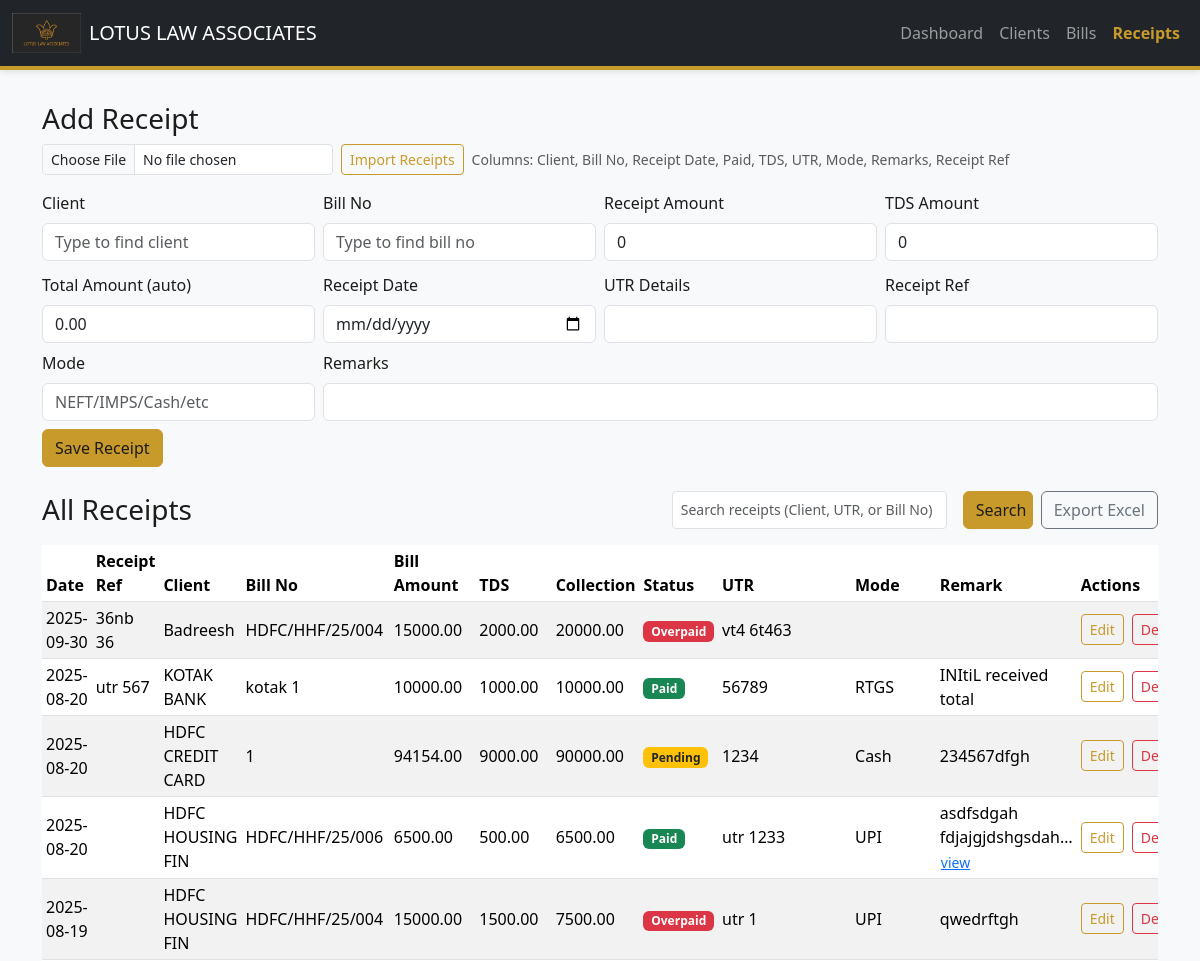
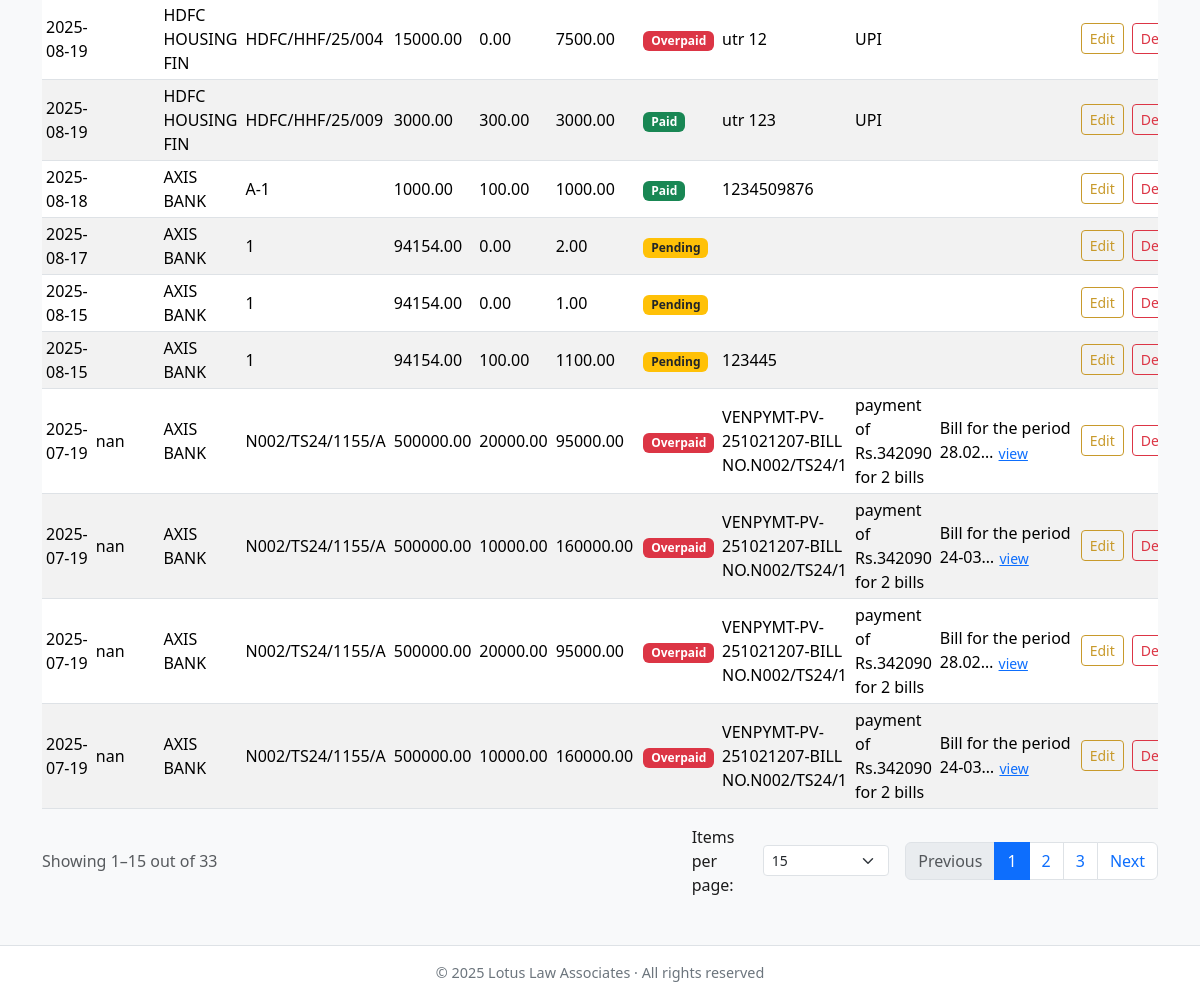
Page /receipts on the committed database (2 pictures, top to bottom).
### app.py (models this page shows)
class Bill(db.Model):
    id = db.Column(db.Integer, primary_key=True)
    bill_no = db.Column(db.String(100), unique=True, nullable=False, index=True)
    bill_date = db.Column(db.Date, nullable=False)
    client_id = db.Column(db.Integer, db.ForeignKey('client.id'), nullable=False, index=True)
    amount = db.Column(db.Float, nullable=False)
    description = db.Column(db.String(50000), nullable=True)
    remarks = db.Column(db.String(50000), nullable=True)
    Subject = db.Column(db.String(255), nullable=True)
    client = db.relationship('Client', backref=db.backref('bills', lazy=True))

class Receipt(db.Model):
    id = db.Column(db.Integer, primary_key=True)
    receipt_ref = db.Column(db.String(100), nullable=True, index=True)
    receipt_date = db.Column(db.Date, nullable=False)
    client_id = db.Column(db.Integer, db.ForeignKey('client.id'), nullable=False, index=True)
    bill_no = db.Column(db.String(100), nullable=True, index=True)
    tds_amt = db.Column(db.Float, nullable=True, default=0.0)
    collection_amount = db.Column(db.Float, nullable=False)
    utr_details = db.Column(db.String(255), nullable=True)
    mode = db.Column(db.String(100), nullable=True)
    remarks = db.Column(db.String(10000), nullable=True)
    client = db.relationship('Client', backref=db.backref('receipts', lazy=True))

class Client(db.Model):
    id = db.Column(db.Integer, primary_key=True)
    name = db.Column(db.String(100), nullable=False, unique=True)
    address = db.Column(db.String(200))
    gst_no = db.Column(db.String(500))
    pan_no = db.Column(db.String(500))
    remarks = db.Column(db.Text)

### app.py (the view, shortened to what this page needs)
@app.route("/receipts", methods=["GET", "POST"])
def receipts():
    clients = Client.query.order_by(Client.name.asc()).all()
    bills_for_dropdown = Bill.query.with_entities(Bill.bill_no, Bill.client_id).order_by(Bill.bill_no.asc()).all()
    qtext = (request.args.get("q", "", type=str) or "").strip()
    page = request.args.get("page", 1, type=int)
    per_page = request.args.get("per_page", 15, type=int)
    rq = Receipt.query.join(Client).order_by(Receipt.receipt_date.desc(), Receipt.id.desc())
    rq = apply_receipt_search(rq, qtext)
    total = rq.count()
    page_items = rq.offset((page - 1) * per_page).limit(per_page).all()
    bills_map = dict(db.session.query(Bill.bill_no, Bill.amount).all())
    paid_map = dict(
        db.session.query(Receipt.bill_no, db.func.sum(Receipt.collection_amount))
        .filter(Receipt.bill_no.isnot(None))
        .group_by(Receipt.bill_no)
        .all()
    )
    annotated = []
    for r in page_items:
        bill_amount = bills_map.get(r.bill_no) if r.bill_no else None
        paid_total = paid_map.get(r.bill_no, 0.0) if r.bill_no else None
        status = None
        if bill_amount is not None:
            balance = bill_amount - (paid_total or 0.0)
            status = "Paid" if abs(balance) < 0.0001 else ("Overpaid" if balance < 0 else "Pending")
        annotated.append((r, bill_amount, status))
    def _url(p):
        return url_for("receipts", page=p, per_page=per_page, q=qtext)
    pagination = build_pagination(total, page, per_page, _url)
    return render_template("receipts.html",
                        receipts=annotated, clients=clients,
                        bills_for_dropdown=bills_for_dropdown,
                        pagination=pagination, qtext=qtext)

### app.py (called while the page is built, shortened)
def apply_receipt_search(query, q):
    if not q:
        return query

def build_pagination(total, page, per_page, url_builder):
    pages = max(1, (total + per_page - 1) // per_page)
    page = min(max(1, page), pages)
    return {
        "page": page,
        "per_page": per_page,
        "pages": pages,
        "total": total,
        "has_prev": page > 1,
        "has_next": page < pages,
        "prev_url": url_builder(page - 1) if page > 1 else None,
        "next_url": url_builder(page + 1) if page < pages else None,
        "start_idx": 0 if total == 0 else (page - 1) * per_page + 1,
        "end_idx": 0 if total == 0 else min(page * per_page, total),
    }

### templates/receipts.html (shortened to what this page needs)
{% extends "base.html" %}
{% block content %}
<h3>Add Receipt</h3>
<form method="post" action="{{ url_for('import_receipts_now') }}" enctype="multipart/form-data"
      class="d-flex flex-wrap align-items-center gap-2 mb-3">
  <input type="file" name="file" accept=".csv,.xlsx,.xls"
         class="form-control form-control-sm w-auto" required>
  <button class="btn btn-sm btn-outline-primary">Import Receipts</button>
  <span class="text-muted small">Columns: Client, Bill No, Receipt Date, Paid, TDS, UTR, Mode, Remarks, Receipt Ref</span>
</form>
<form method="post" class="row g-2" id="receiptForm">
  <div class="col-md-3">
    <label class="form-label" for="clientCombobox">Client</label>
    <input id="clientCombobox" class="form-control mb-1" type="text"
           placeholder="Type to find client" role="combobox"
           aria-autocomplete="list" aria-haspopup="listbox"
           aria-expanded="false" aria-controls="clientListbox"
           aria-activedescendant="" autocomplete="off">
  </div>
  <div class="col-md-3">
    <label class="form-label" for="billCombobox">Bill No</label>
    <input id="billCombobox" class="form-control mb-1" type="text"
           placeholder="Type to find bill no" role="combobox"
           aria-autocomplete="list" aria-haspopup="listbox"
           aria-expanded="false" aria-controls="billListbox"
           aria-activedescendant="" autocomplete="off">
  </div>
  <div class="col-md-3">
    <label class="form-label">Receipt Amount</label>
    <input type="number" step="0.01" name="paid_amount" id="paidInput" class="form-control" value="0">
  </div>
  <div class="col-md-3">
    <label class="form-label">TDS Amount</label>
    <input type="number" name="tds_amt" id="tdsInput" class="form-control" value="0">
  </div>
  <div class="col-md-3">
    <label class="form-label">Total Amount (auto)</label>
    <input type="number" id="collectionAuto" class="form-control" value="0" readonly>
  </div>
  <div class="col-md-3">
    <label class="form-label">Receipt Date</label>
    <input type="date" name="receipt_date" class="form-control" required>
  </div>
  <div class="col-md-3">
    <label class="form-label">UTR Details</label>
    <input name="utr_details" class="form-control">
  </div>
  <div class="col-md-3">
    <label class="form-label">Receipt Ref</label>
    <input name="receipt_ref" class="form-control">
  </div>
  <div class="col-md-3">
    <label class="form-label">Mode</label>
    <input name="mode" class="form-control" placeholder="NEFT/IMPS/Cash/etc">
  </div>
  <div class="col-md-9">
    <label class="form-label">Remarks</label>
    <input name="remarks" class="form-control">
  </div>
  <div class="col-12">
    <button class="btn btn-primary">Save Receipt</button>
  </div>
</form>
<div class="d-flex justify-content-between align-items-center mt-4 mb-3">
  <h3 class="mb-0">All Receipts</h3>
  <div class="d-flex gap-2">
    <form method="get" action="{{ url_for('receipts') }}" class="d-flex gap-3">
      <input type="text"
             class="form-control form-control-sm"
             style="width: 275px;"
             name="q"
             value="{{ qtext or '' }}"
             placeholder="Search receipts (Client, UTR, or Bill No)">
      <button class="btn btn-primary" style="width: 70px;">Search</button>
    </form>
    <a class="btn btn-outline-secondary"
       href="{{ url_for('export_receipts', fmt='xlsx', q=qtext or '') }}">
       Export Excel
    </a>
  </div>
</div>
<div class="table-responsive">
  <table class="table table-sm table-striped align-middle">
    <thead>
      <tr>
        <th>Date</th>
        <th>Receipt Ref</th>
        <th>Client</th>
        <th>Bill No</th>
        <th>Bill Amount</th>
        <th>TDS</th>
        <th>Collection</th>
        <th>Status</th>
        <th>UTR</th>
        <th>Mode</th>
        <th>Remark</th>
        <th>Actions</th>
      </tr>
    </thead>
    <tbody id="recTable">
      {% for r, bill_amount, status in receipts %}
      <tr>
        <td>{{ r.receipt_date }}</td>
        <td>{{ r.receipt_ref }}</td>
        <td>{{ r.client.name }}</td>
        <td>{{ r.bill_no }}</td>
        <td>{{ bill_amount is not none and ("%.2f"|format(bill_amount)) or "-" }}</td>
        <td>{{ "%.2f"|format(r.tds_amt or 0) }}</td>
        <td>{{ "%.2f"|format(r.collection_amount) }}</td>
        <td>
          {% if status %}
            <span class="badge {% if status=='Paid' %}bg-success{% elif status=='Pending' %}bg-warning text-dark{% else %}bg-danger{% endif %}">{{ status }}</span>
          {% else %}-{% endif %}
        </td>
        <td>{{ r.utr_details }}</td>
        <td>{{ r.mode }}</td>
        <td>
          {% set rmk = r.remarks or '' %}
          {% if rmk|length > 25 %}
            {{ rmk[:25] }}…
            <button type="button" class="btn btn-sm btn-link p-0"
                    data-bs-toggle="popover" data-bs-trigger="focus"
                    title="Remarks" data-bs-content="{{ rmk|e }}">view</button>
          {% else %}
            {{ rmk }}
          {% endif %}
        </td>
        <td style="white-space: nowrap;">
          <a class="btn btn-sm btn-outline-primary me-1" href="{{ url_for('edit_receipt', rid=r.id) }}">Edit</a>
          <form method="post" action="{{ url_for('delete_row', table='receipt', row_id=r.id) }}" class="d-inline" onsubmit="return confirm('Delete receipt?')">
            <button class="btn btn-sm btn-outline-danger">Delete</button>
          </form>
        </td>
      </tr>
      {% endfor %}
    </tbody>
  </table>
</div>
<div class="d-flex align-items-center justify-content-between">
  <div class="text-muted">Showing {{ pagination.start_idx }}–{{ pagination.end_idx }} out of {{ pagination.total }}</div>
  <div class="d-flex align-items-center gap-3">
    <form method="get" class="d-flex align-items-center">
      <span class="me-2">Items per page:</span>
      <select name="per_page" class="form-select form-select-sm" onchange="this.form.submit()">
        {% for n in [5,15,25,50,100] %}
          <option value="{{ n }}" {% if n == pagination.per_page %}selected{% endif %}>{{ n }}</option>
        {% endfor %}
      </select>
    </form>
    <nav aria-label="Receipts pages">
      <ul class="pagination mb-0">
        <li class="page-item {% if not pagination.has_prev %}disabled{% endif %}">
          <a class="page-link" href="{{ pagination.has_prev and url_for('receipts', page=pagination.page-1, per_page=pagination.per_page, q=qtext or '') or '#' }}">Previous</a>
        </li>
        {% for p in range(1, pagination.pages + 1) %}
          <li class="page-item {% if p == pagination.page %}active{% endif %}">
            <a class="page-link" href="{{ url_for('receipts', page=p, per_page=pagination.per_page, q=qtext or '') }}">{{ p }}</a>
          </li>
        {% endfor %}
        <li class="page-item {% if not pagination.has_next %}disabled{% endif %}">
          <a class="page-link" href="{{ pagination.has_next and url_for('receipts', page=pagination.page+1, per_page=pagination.per_page, q=qtext or '') or '#' }}">Next</a>
        </li>
      </ul>
    </nav>
  </div>
</div>
{% endblock %}

### static/css/brand.css (style rules this page uses)
:root { --brand-gold:#C89A2B; --brand-black:#1C1C1C; --brand-white:#FFFFFF; --link-color:var(--brand-gold); --btn-bg:var(--brand-gold); --btn-text:var(--brand-black); --header-bg:var(--brand-black); --header-text:var(--brand-white); --card-border:#E6E6E6; --muted:#6c757d; }
body { background-color:#f8f9fa;font-family:"Segoe UI", Roboto, sans-serif;color:var(--brand-black); }
a { color:var(--link-color) }
.btn-primary { background-color:var(--btn-bg)!important;border-color:var(--btn-bg)!important;color:var(--btn-text)!important; }
.btn-outline-primary { color:var(--brand-gold)!important;border-color:var(--brand-gold)!important; }

### rows in the picture
Bill: receipt_date "2025-09-30", receipt_ref "36nb 36", client.name "Badreesh", bill_no "HDFC/HHF/25/004", amount "15000.00", status "Overpaid", utr_details "vt4 6t463", receipt_date "2025-08-19", client.name "HDFC HOUSING FIN", utr_details "utr 1", mode "UPI", utr_details "utr 12"
Receipt: tds_amt "2000.00", collection_amount "20000.00"
Bill: receipt_date "2025-08-20", receipt_ref "utr 567", client.name "KOTAK BANK", bill_no "kotak 1", amount "10000.00", status "Paid", utr_details "56789", mode "RTGS"
Receipt: tds_amt "1000.00", collection_amount "10000.00", remarks "INItiL received total"
Bill: receipt_date "2025-08-20", client.name "HDFC CREDIT CARD", bill_no "1", amount "94154.00", status "Pending", utr_details "1234", mode "Cash", receipt_date "2025-08-17", client.name "AXIS BANK", receipt_date "2025-08-15", utr_details "123445"
Receipt: tds_amt "9000.00", collection_amount "90000.00", remarks "234567dfgh"
Bill: receipt_date "2025-08-20", client.name "HDFC HOUSING FIN", bill_no "HDFC/HHF/25/006", amount "6500.00", status "Paid", utr_details "utr 1233", mode "UPI"
Receipt: tds_amt "500.00", collection_amount "6500.00", remarks "asdfsdgah fdjajgjdshgsdah"
Receipt: tds_amt "1500.00", collection_amount "7500.00", remarks "qwedrftgh"
Receipt: tds_amt "0.00", collection_amount "7500.00"
Bill: receipt_date "2025-08-19", client.name "HDFC HOUSING FIN", bill_no "HDFC/HHF/25/009", amount "3000.00", status "Paid", utr_details "utr 123", mode "UPI"
Receipt: tds_amt "300.00", collection_amount "3000.00"
Bill: receipt_date "2025-08-18", client.name "AXIS BANK", bill_no "A-1", amount "1000.00", status "Paid", utr_details "1234509876"
Receipt: tds_amt "100.00", collection_amount "1000.00"
Receipt: tds_amt "0.00", collection_amount "2.00"
Receipt: tds_amt "0.00", collection_amount "1.00"
Receipt: tds_amt "100.00", collection_amount "1100.00"
Bill: receipt_date "2025-07-19", receipt_ref "nan", client.name "AXIS BANK", bill_no "N002/TS24/1155/A", amount "500000.00", status "Overpaid", utr_details "VENPYMT-PV-251021207-BILL NO.N002/TS24/1", mode "payment of Rs.342090 for 2 bills"
Receipt: tds_amt "20000.00", collection_amount "95000.00", remarks "Bill for the period 28.02"
Receipt: tds_amt "10000.00", collection_amount "160000.00", remarks "Bill for the period 24-03"
Receipt: tds_amt "20000.00", collection_amount "95000.00", remarks "Bill for the period 28.02"
Receipt: tds_amt "10000.00", collection_amount "160000.00", remarks "Bill for the period 24-03"

### other values in the picture
{{ pagination.start_idx }} "1"
{{ pagination.end_idx }} "15"
{{ pagination.total }} "33"
{{ p }} "1" "2" "3"
{{ current_year if current_year else "2025" }} "2025"
form field per_page "15"
